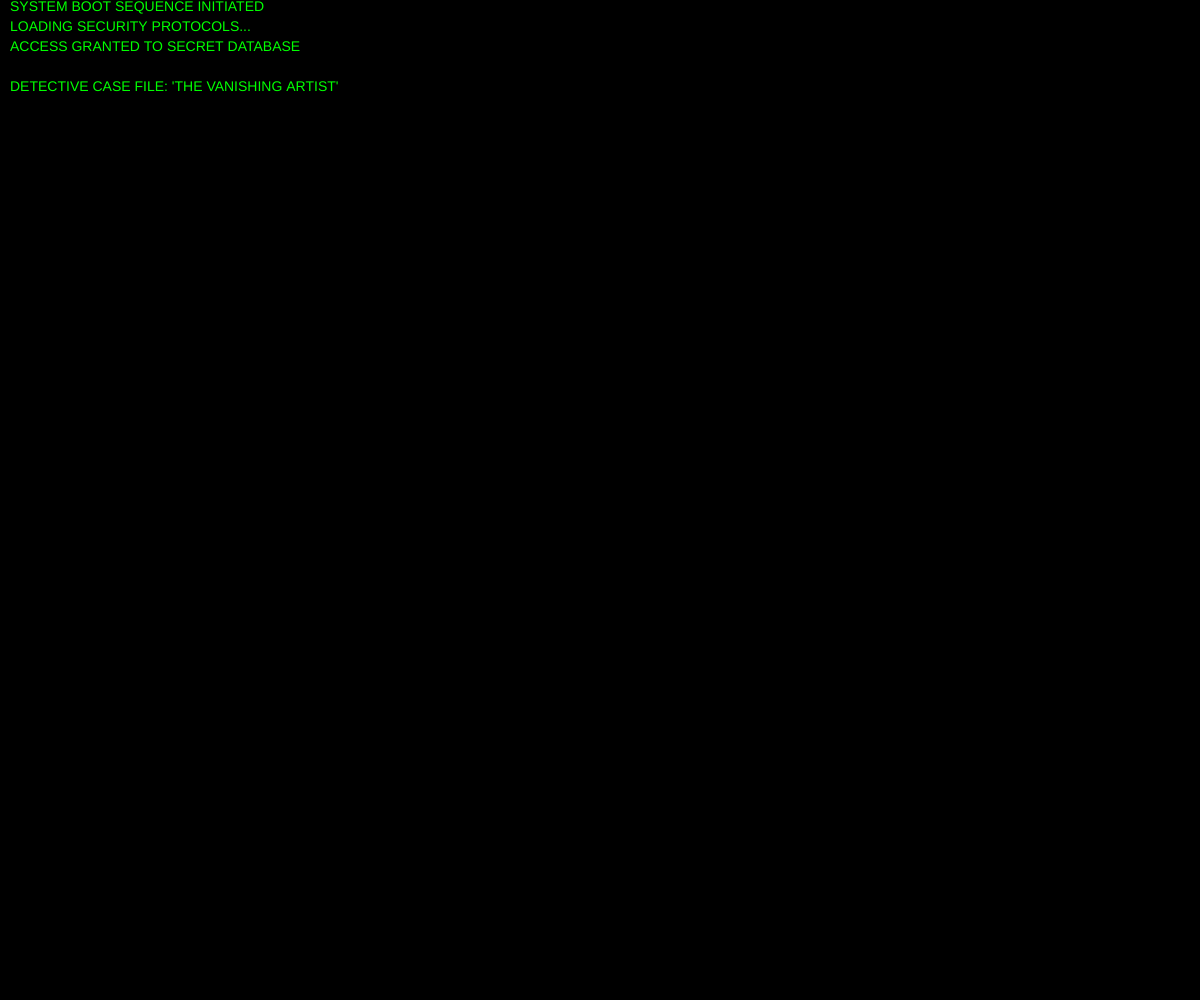
Frame 1 (no input)
Frame 2 (the mouse pressed at the canvas centre, redrawn once): identical to frame 1, image omitted

The p5.js sketch that drew this single still picture (run headless with seeded random() and noise() and a simulated clock; the mouse was pressed at the canvas centre and the sketch redrawn once):

// p5.js sketch
// ── sketch.js
let terminalText = [];
let currentLine = 0;
let isTyping = false;
let typingIndex = 0;
let lastClickTime = 0;
let commandHistory = [];

// Text content for the terminal
const storyContent = [
  "SYSTEM BOOT SEQUENCE INITIATED",
  "LOADING SECURITY PROTOCOLS...",
  "ACCESS GRANTED TO SECRET DATABASE",
  "",
  "DETECTIVE CASE FILE: 'THE VANISHING ARTIST'",
  "CASE STATUS: ACTIVE",
  "",
  "EVIDENCE FOUND:",
  "1. Cryptic message on canvas",
  "2. Unusual paint residue",
  "3. Missing gallery key",
  "",
  "COMMAND: 'INVESTIGATE MESSAGE'",
  "ANALYZING CRYPTOGRAPHIC SIGNATURE...",
  "DETECTED: BASE64 ENCODED TEXT",
  "",
  "DECODED MESSAGE:",
  "U2VjcmV0IGluZm9ybWF0aW9uIGFib3V0IHRoZSBhcnRpc3Qg",
  "d2hvIG15c3RlcmlvdXNseSBkaWQgbm90IGJlIGFibGUgdG8g",
  "Y29udGludWUu",
  "",
  "COMMAND: 'DECODE MESSAGE'",
  "DECRYPTING...",
  "DECRYPTED TEXT:",
  "'Secret information about the artist who mysteriously did not be able to continue.'",
  "",
  "COMMAND: 'REVEAL CLUE'",
  "CLUE #1: The artist's final painting was hidden in a room with no windows.",
  "CLUE #2: The key to the room was never found.",
  "CLUE #3: The gallery staff reported seeing a shadow at 11:47 PM.",
  "",
  "COMMAND: 'SEARCH ROOM'",
  "SCANNING ROOM...",
  "FOUND: Hidden compartment behind painting",
  "CONTENTS: Journal and another encrypted message",
  "",
  "COMMAND: 'READ JOURNAL'",
  "PAGE 1:",
  "'I was the only one who saw him disappear. I tried to call for help but no one heard me.'",
  "",
  "COMMAND: 'ANALYZE ROOM'",
  "ROOM SCAN COMPLETE",
  "FOUND: Footprints leading to a vent",
  "VENT LOCATION: Gallery storage room",
  "",
  "COMMAND: 'INVESTIGATE VENT'",
  "TRACING FOOTPRINTS...",
  "FOOTPRINTS LEAD TO THE STORAGE ROOM",
  "THE ARTIST'S DISAPPEARANCE WAS NOT AN ACCIDENT",
  "",
  "COMMAND: 'REVEAL SUSPECT'",
  "SUSPECT IDENTIFIED:",
  "Gallery Security Guard - MR. JAMES WILSON",
  "",
  "CASE CLOSED: THE ARTIST WAS TAKEN BY THE SECURITY GUARD.",
  "EVIDENCE: Journal entry, encrypted message, footprints, hidden compartment",
  "",
  "SYSTEM TERMINATED",
  "RETURNING TO MAIN MENU"
];

function setup() {
  createCanvas(windowWidth, windowHeight);
  background(0);
  textAlign(LEFT, TOP);
  textSize(14);
  fill(0, 255, 0); // Terminal green
  noLoop();
  
  // Initialize terminal text
  for (let i = 0; i < storyContent.length; i++) {
    terminalText.push({
      text: storyContent[i],
      y: i * 20,
      visible: false,
      opacity: 0
    });
  }
  
  // Start with first few lines visible
  for (let i = 0; i < 5; i++) {
    terminalText[i].visible = true;
    terminalText[i].opacity = 255;
  }
  
  // Add a prompt at the end
  terminalText.push({
    text: "> ",
    y: storyContent.length * 20,
    visible: true,
    opacity: 255
  });
}

function draw() {
  background(0);
  
  // Draw terminal text
  for (let i = 0; i < terminalText.length - 1; i++) {
    if (terminalText[i].visible) {
      fill(0, 255, 0, terminalText[i].opacity);
      text(terminalText[i].text, 10, terminalText[i].y);
    }
  }
  
  // Draw prompt
  fill(0, 255, 0, 255);
  text(terminalText[terminalText.length - 1].text, 10, terminalText[terminalText.length - 1].y);
}

function mousePressed() {
  // Prevent rapid clicks from interfering with typing
  if (millis() - lastClickTime < 300) return;
  lastClickTime = millis();
  
  // If we're still typing a line, finish it immediately
  if (isTyping) {
    isTyping = false;
    typingIndex = terminalText[currentLine].text.length;
    terminalText[currentLine].opacity = 255;
    currentLine++;
    
    // Show next lines
    for (let i = currentLine; i < Math.min(currentLine + 3, terminalText.length - 1); i++) {
      terminalText[i].visible = true;
      terminalText[i].opacity = 255;
    }
  } else {
    // Start typing the next line
    if (currentLine < terminalText.length - 1) {
      isTyping = true;
      typingIndex = 0;
      terminalText[currentLine].visible = true;
    }
  }
  
  redraw();
}

function typeNextLine() {
  if (isTyping && currentLine < terminalText.length - 1) {
    const line = terminalText[currentLine];
    if (typingIndex < line.text.length) {
      typingIndex++;
      line.opacity = map(typingIndex, 0, line.text.length, 0, 255);
    } else {
      isTyping = false;
      currentLine++;
      
      // Show next lines
      for (let i = currentLine; i < Math.min(currentLine + 3, terminalText.length - 1); i++) {
        terminalText[i].visible = true;
        terminalText[i].opacity = 255;
      }
    }
  }
}

function windowResized() {
  resizeCanvas(windowWidth, windowHeight);
}
